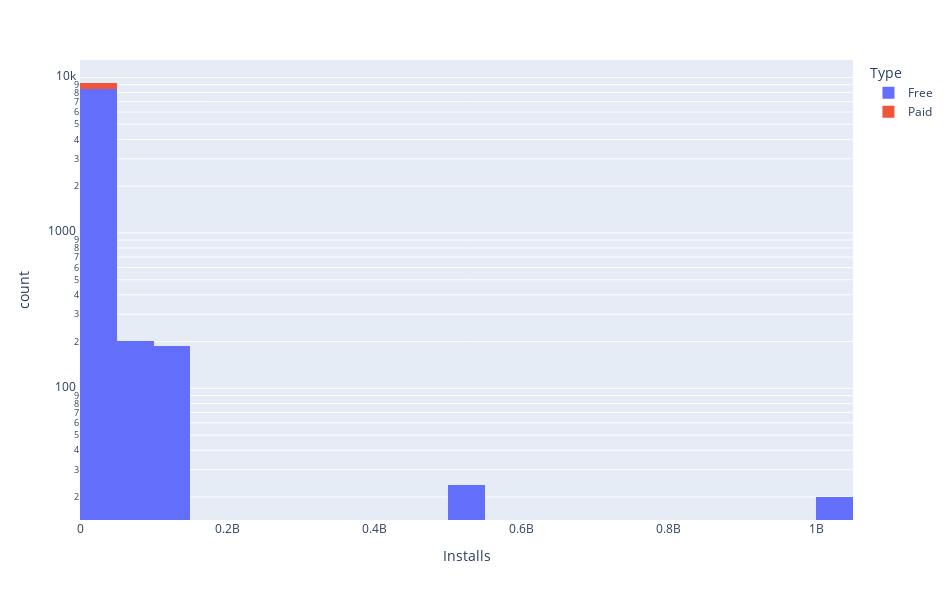

The notebook cell this image was saved under:
### Markdown cell above
## What is the distribution of the installs?

### Code cell
vs.dist('Installs', 'Type', log = True, nbins = 50)

### Figure 1 — Plotly figure (JSON) as saved in the notebook; plotly's stock layout.template omitted (floating-point values rounded to 4 significant figures; data arrays with more than 128 entries replaced by an {"elided": "..."} marker saying what was removed)
{"data": [{"alignmentgroup": "True", "bingroup": "x", "hovertemplate": "Type=Free<br>Installs=%{x}<br>count=%{y}<extra></extra>", "legendgroup": "Free", "marker": {"color": "#636efa", "pattern": {"shape": ""}}, "name": "Free", "nbinsx": 50, "offsetgroup": "Free", "orientation": "v", "showlegend": true, "type": "histogram", "x": {"elided": "8902 int values"}, "xaxis": "x", "yaxis": "y"}, {"alignmentgroup": "True", "bingroup": "x", "hovertemplate": "Type=Paid<br>Installs=%{x}<br>count=%{y}<extra></extra>", "legendgroup": "Paid", "marker": {"color": "#EF553B", "pattern": {"shape": ""}}, "name": "Paid", "nbinsx": 50, "offsetgroup": "Paid", "orientation": "v", "showlegend": true, "type": "histogram", "x": {"elided": "756 int values"}, "xaxis": "x", "yaxis": "y"}], "layout": {"barmode": "relative", "height": 600, "legend": {"title": {"text": "Type"}, "tracegroupgap": 0}, "margin": {"t": 60}, "width": 950, "xaxis": {"anchor": "y", "domain": [0, 1], "title": {"text": "Installs"}}, "yaxis": {"anchor": "x", "domain": [0, 1], "title": {"text": "count"}, "type": "log"}}}
